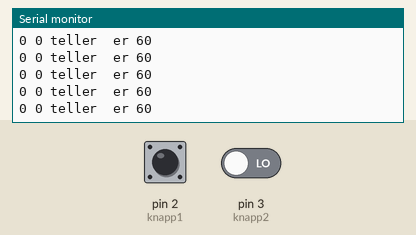
Simulated run of this sketch. Board: Arduino Uno, built with avr-gcc and run on an emulated ATmega328P. On the bench: the last lines printed to the serial monitor. The test bench sets the inputs (shaded band); at power-on: pin 2 (knapp1) LOW, pin 3 (knapp2) LOW.

Above: at 1.2 s.
1.3 s: pin 2 (knapp1) driven HIGH
At 2.2 s:
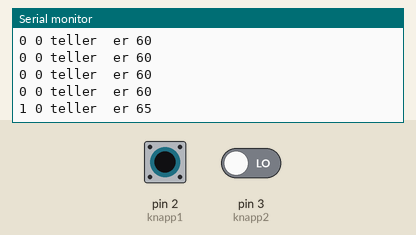
2.8 s: pin 3 (knapp2) driven HIGH
At 4.2 s:
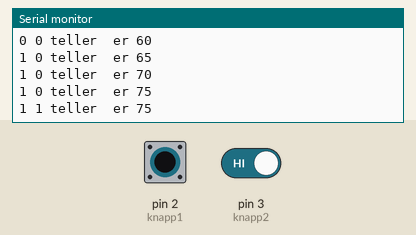
4.3 s: pin 2 (knapp1) driven LOW
At 5.7 s:
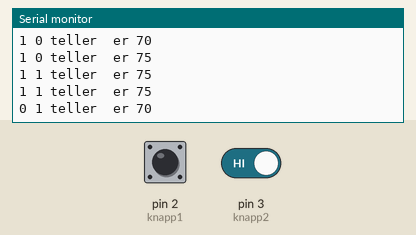
5.8 s: pin 3 (knapp2) driven LOW
At 6.7 s:
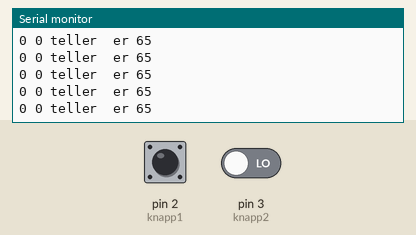
7.3 s: pin 2 (knapp1) pulsed HIGH 5 times (0.12 s each, 0.3 s apart)
At 8.23 s:
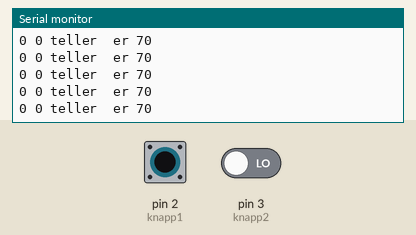
Timing chart, 0 to 10.3 s (numbered marks = the images above; inputs shaded):
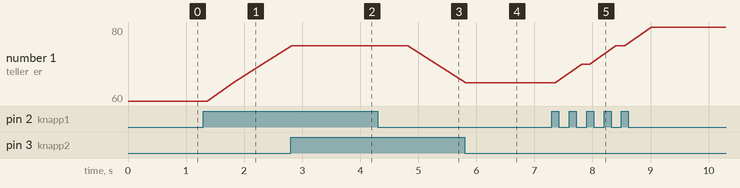

Measured:
- after the input at 1.3 s, the serial monitor: prints a new line after 0.52 s (image 1)
- after the input at 2.8 s, the serial monitor: prints a new line after 1.0 s (image 2)
- after the input at 4.3 s, the serial monitor: prints a new line after 1.0 s (image 3)
- after the input at 5.8 s, the serial monitor: prints a new line at once (image 4)
- after the input at 7.3 s, the serial monitor: prints a new line after 0.51 s (image 5)
- plotted number 1: 60 → 70 after the input at 1.3 s, 65 → 80 after the input at 7.3 s

The sketch:

Teller_to_knapper_ingen_klokke.ino
```cpp
//I dette program skall vi teste 2 knapper
//Instillinger for knapper
const int knapp1 = 2;
const int knapp2 = 3;
//Variabler vi trenger
int teller = 60;

void setup() {
Serial.begin(9600); //starter opp PC kommunikasjon
//Set ingangerne for knappene
pinMode(knapp1,INPUT);
pinMode(knapp2,INPUT);
}

void loop() {
  //Mål knappene
boolean knapp1Status = digitalRead(knapp1);
boolean knapp2Status = digitalRead(knapp2);
if(knapp1Status == HIGH){
  teller += 5;
  delay(500);
}
if(knapp2Status == HIGH){
  teller -= 5;
  delay(500);
}
Serial.print(knapp1Status);
Serial.print(" ");
Serial.print(knapp2Status);
Serial.print(" teller  er ");
Serial.println(teller);


}
```
